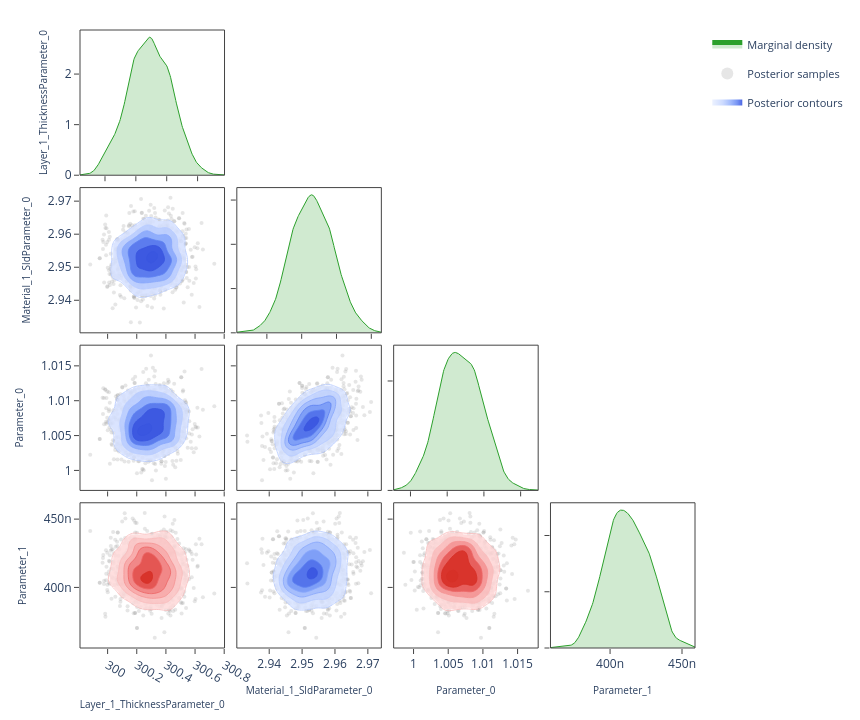

The code cell stored with this chart in its notebook:
### Code cell
# ---- Corner plot ------------------------------------------------------------
# Pairwise correlations: marginal density on the diagonal, scatter samples
# and 2-D contours on the lower triangle.  Mirrors the "Corner Plot" sub-tab.

fig = plot_corner(posterior.draws, posterior.param_names)
fig.show()

### Figure 1 — Plotly figure (JSON) as saved in the notebook; plotly's stock layout.template omitted (floating-point values rounded to 4 significant figures; data arrays with more than 128 entries replaced by an {"elided": "..."} marker saying what was removed)
{"data": [{"fill": "tozeroy", "fillcolor": "rgba(44, 160, 44, 0.22)", "hoverinfo": "skip", "legendgroup": "marginal", "line": {"color": "rgb(44, 160, 44)", "width": 1}, "mode": "lines", "name": "Marginal density", "showlegend": true, "type": "scatter", "x": {"elided": "256 float values"}, "xaxis": "x", "y": {"elided": "256 float values"}, "yaxis": "y"}, {"hoverinfo": "skip", "legendgroup": "scatter", "marker": {"color": "rgba(140, 140, 140, 0.22)", "size": 4}, "mode": "markers", "name": "Posterior samples", "showlegend": true, "type": "scatter", "x": {"elided": "880 float values"}, "xaxis": "x5", "y": {"elided": "880 float values"}, "yaxis": "y5", "zorder": 0}, {"colorscale": [[0.0, "rgba(224, 233, 255, 0.62)"], [0.35, "rgba(183, 203, 255, 0.70)"], [0.6, "rgba(138, 169, 252, 0.78)"], [0.82, "rgba(96, 131, 242, 0.84)"], [1.0, "rgba(58, 86, 224, 0.90)"]], "connectgaps": false, "contours": {"coloring": "fill", "end": 157.9, "showlabels": false, "showlines": false, "size": 24.93, "start": 33.24}, "hoverinfo": "skip", "legendgroup": "contour", "name": "Posterior contours", "showlegend": true, "showscale": false, "type": "contour", "x": [299.8, 299.8, 299.9, 299.9, 299.9, 299.9, 299.9, 299.9, 299.9, 299.9, 300.0, 300.0, 300.0, 300.0, 300.0, 300.0, 300.0, 300.0, 300.1, 300.1, 300.1, 300.1, 300.1, 300.1, 300.1, 300.1, 300.1, 300.2, 300.2, 300.2, 300.2, 300.2, 300.2, 300.2, 300.2, 300.3, 300.3, 300.3, 300.3, 300.3, 300.3, 300.3, 300.3, 300.3, 300.4, 300.4, 300.4, 300.4, 300.4, 300.4, 300.4, 300.4, 300.5, 300.5, 300.5, 300.5, 300.5, 300.5, 300.5, 300.5, 300.5, 300.6, 300.6, 300.6, 300.6, 300.6, 300.6, 300.6, 300.6, 300.7, 300.7, 300.7, 300.7, 300.7, 300.7, 300.7, 300.7, 300.8, 300.8, 300.8], "xaxis": "x5", "y": [2.931, 2.932, 2.932, 2.933, 2.933, 2.934, 2.935, 2.935, 2.936, 2.936, 2.937, 2.937, 2.938, 2.938, 2.939, 2.939, 2.94, 2.94, 2.941, 2.941, 2.942, 2.942, 2.943, 2.943, 2.944, 2.945, 2.945, 2.946, 2.946, 2.947, 2.947, 2.948, 2.948, 2.949, 2.949, 2.95, 2.95, 2.951, 2.951, 2.952, 2.952, 2.953, 2.953, 2.954, 2.954, 2.955, 2.956, 2.956, 2.957, 2.957, 2.958, 2.958, 2.959, 2.959, 2.96, 2.96, 2.961, 2.961, 2.962, 2.962, 2.963, 2.963, 2.964, 2.964, 2.965, 2.966, 2.966, 2.967, 2.967, 2.968, 2.968, 2.969, 2.969, 2.97, 2.97, 2.971, 2.971, 2.972, 2.972, 2.973], "yaxis": "y5", "z": {"elided": "80x80 float values"}, "zmax": 157.9, "zmin": 33.24, "zorder": 1}, {"colorscale": [[0.0, "rgba(183, 203, 255, 0.94)"], [0.35, "rgba(183, 203, 255, 0.94)"], [0.35, "rgba(138, 169, 252, 0.95)"], [0.6, "rgba(138, 169, 252, 0.95)"], [0.6, "rgba(96, 131, 242, 0.96)"], [0.82, "rgba(96, 131, 242, 0.96)"], [0.82, "rgba(58, 86, 224, 0.98)"], [1.0, "rgba(58, 86, 224, 0.98)"]], "contours": {"coloring": "lines", "end": 157.9, "showlabels": false, "size": 24.93, "start": 33.24}, "hoverinfo": "skip", "legendgroup": "contour", "line": {"width": 0.9}, "showlegend": false, "showscale": false, "type": "contour", "x": [299.8, 299.8, 299.9, 299.9, 299.9, 299.9, 299.9, 299.9, 299.9, 299.9, 300.0, 300.0, 300.0, 300.0, 300.0, 300.0, 300.0, 300.0, 300.1, 300.1, 300.1, 300.1, 300.1, 300.1, 300.1, 300.1, 300.1, 300.2, 300.2, 300.2, 300.2, 300.2, 300.2, 300.2, 300.2, 300.3, 300.3, 300.3, 300.3, 300.3, 300.3, 300.3, 300.3, 300.3, 300.4, 300.4, 300.4, 300.4, 300.4, 300.4, 300.4, 300.4, 300.5, 300.5, 300.5, 300.5, 300.5, 300.5, 300.5, 300.5, 300.5, 300.6, 300.6, 300.6, 300.6, 300.6, 300.6, 300.6, 300.6, 300.7, 300.7, 300.7, 300.7, 300.7, 300.7, 300.7, 300.7, 300.8, 300.8, 300.8], "xaxis": "x5", "y": [2.931, 2.932, 2.932, 2.933, 2.933, 2.934, 2.935, 2.935, 2.936, 2.936, 2.937, 2.937, 2.938, 2.938, 2.939, 2.939, 2.94, 2.94, 2.941, 2.941, 2.942, 2.942, 2.943, 2.943, 2.944, 2.945, 2.945, 2.946, 2.946, 2.947, 2.947, 2.948, 2.948, 2.949, 2.949, 2.95, 2.95, 2.951, 2.951, 2.952, 2.952, 2.953, 2.953, 2.954, 2.954, 2.955, 2.956, 2.956, 2.957, 2.957, 2.958, 2.958, 2.959, 2.959, 2.96, 2.96, 2.961, 2.961, 2.962, 2.962, 2.963, 2.963, 2.964, 2.964, 2.965, 2.966, 2.966, 2.967, 2.967, 2.968, 2.968, 2.969, 2.969, 2.97, 2.97, 2.971, 2.971, 2.972, 2.972, 2.973], "yaxis": "y5", "z": {"elided": "80x80 float values"}, "zmax": 157.9, "zmin": 33.24, "zorder": 2}, {"fill": "tozeroy", "fillcolor": "rgba(44, 160, 44, 0.22)", "hoverinfo": "skip", "legendgroup": "marginal", "line": {"color": "rgb(44, 160, 44)", "width": 1}, "mode": "lines", "name": "Marginal density", "showlegend": false, "type": "scatter", "x": {"elided": "256 float values"}, "xaxis": "x6", "y": {"elided": "256 float values"}, "yaxis": "y6"}, {"hoverinfo": "skip", "legendgroup": "scatter", "marker": {"color": "rgba(140, 140, 140, 0.22)", "size": 4}, "mode": "markers", "name": "Posterior samples", "showlegend": false, "type": "scatter", "x": {"elided": "880 float values"}, "xaxis": "x9", "y": {"elided": "880 float values"}, "yaxis": "y9", "zorder": 0}, {"colorscale": [[0.0, "rgba(224, 233, 255, 0.62)"], [0.35, "rgba(183, 203, 255, 0.70)"], [0.6, "rgba(138, 169, 252, 0.78)"], [0.82, "rgba(96, 131, 242, 0.84)"], [1.0, "rgba(58, 86, 224, 0.90)"]], "connectgaps": false, "contours": {"coloring": "fill", "end": 322.7, "showlabels": false, "showlines": false, "size": 50.95, "start": 67.93}, "hoverinfo": "skip", "legendgroup": "contour", "name": "Posterior contours", "showlegend": false, "showscale": false, "type": "contour", "x": [299.8, 299.8, 299.9, 299.9, 299.9, 299.9, 299.9, 299.9, 299.9, 299.9, 300.0, 300.0, 300.0, 300.0, 300.0, 300.0, 300.0, 300.0, 300.1, 300.1, 300.1, 300.1, 300.1, 300.1, 300.1, 300.1, 300.1, 300.2, 300.2, 300.2, 300.2, 300.2, 300.2, 300.2, 300.2, 300.3, 300.3, 300.3, 300.3, 300.3, 300.3, 300.3, 300.3, 300.3, 300.4, 300.4, 300.4, 300.4, 300.4, 300.4, 300.4, 300.4, 300.5, 300.5, 300.5, 300.5, 300.5, 300.5, 300.5, 300.5, 300.5, 300.6, 300.6, 300.6, 300.6, 300.6, 300.6, 300.6, 300.6, 300.7, 300.7, 300.7, 300.7, 300.7, 300.7, 300.7, 300.7, 300.8, 300.8, 300.8], "xaxis": "x9", "y": [0.9977, 0.998, 0.9982, 0.9985, 0.9987, 0.999, 0.9992, 0.9995, 0.9997, 1.0, 1.0, 1.0, 1.001, 1.001, 1.001, 1.001, 1.002, 1.002, 1.002, 1.002, 1.003, 1.003, 1.003, 1.003, 1.004, 1.004, 1.004, 1.004, 1.005, 1.005, 1.005, 1.005, 1.006, 1.006, 1.006, 1.006, 1.007, 1.007, 1.007, 1.007, 1.008, 1.008, 1.008, 1.008, 1.009, 1.009, 1.009, 1.009, 1.01, 1.01, 1.01, 1.01, 1.011, 1.011, 1.011, 1.011, 1.012, 1.012, 1.012, 1.012, 1.013, 1.013, 1.013, 1.013, 1.014, 1.014, 1.014, 1.014, 1.015, 1.015, 1.015, 1.015, 1.016, 1.016, 1.016, 1.016, 1.017, 1.017, 1.017, 1.017], "yaxis": "y9", "z": {"elided": "80x80 float values"}, "zmax": 322.7, "zmin": 67.93, "zorder": 1}, {"colorscale": [[0.0, "rgba(183, 203, 255, 0.94)"], [0.35, "rgba(183, 203, 255, 0.94)"], [0.35, "rgba(138, 169, 252, 0.95)"], [0.6, "rgba(138, 169, 252, 0.95)"], [0.6, "rgba(96, 131, 242, 0.96)"], [0.82, "rgba(96, 131, 242, 0.96)"], [0.82, "rgba(58, 86, 224, 0.98)"], [1.0, "rgba(58, 86, 224, 0.98)"]], "contours": {"coloring": "lines", "end": 322.7, "showlabels": false, "size": 50.95, "start": 67.93}, "hoverinfo": "skip", "legendgroup": "contour", "line": {"width": 0.9}, "showlegend": false, "showscale": false, "type": "contour", "x": [299.8, 299.8, 299.9, 299.9, 299.9, 299.9, 299.9, 299.9, 299.9, 299.9, 300.0, 300.0, 300.0, 300.0, 300.0, 300.0, 300.0, 300.0, 300.1, 300.1, 300.1, 300.1, 300.1, 300.1, 300.1, 300.1, 300.1, 300.2, 300.2, 300.2, 300.2, 300.2, 300.2, 300.2, 300.2, 300.3, 300.3, 300.3, 300.3, 300.3, 300.3, 300.3, 300.3, 300.3, 300.4, 300.4, 300.4, 300.4, 300.4, 300.4, 300.4, 300.4, 300.5, 300.5, 300.5, 300.5, 300.5, 300.5, 300.5, 300.5, 300.5, 300.6, 300.6, 300.6, 300.6, 300.6, 300.6, 300.6, 300.6, 300.7, 300.7, 300.7, 300.7, 300.7, 300.7, 300.7, 300.7, 300.8, 300.8, 300.8], "xaxis": "x9", "y": [0.9977, 0.998, 0.9982, 0.9985, 0.9987, 0.999, 0.9992, 0.9995, 0.9997, 1.0, 1.0, 1.0, 1.001, 1.001, 1.001, 1.001, 1.002, 1.002, 1.002, 1.002, 1.003, 1.003, 1.003, 1.003, 1.004, 1.004, 1.004, 1.004, 1.005, 1.005, 1.005, 1.005, 1.006, 1.006, 1.006, 1.006, 1.007, 1.007, 1.007, 1.007, 1.008, 1.008, 1.008, 1.008, 1.009, 1.009, 1.009, 1.009, 1.01, 1.01, 1.01, 1.01, 1.011, 1.011, 1.011, 1.011, 1.012, 1.012, 1.012, 1.012, 1.013, 1.013, 1.013, 1.013, 1.014, 1.014, 1.014, 1.014, 1.015, 1.015, 1.015, 1.015, 1.016, 1.016, 1.016, 1.016, 1.017, 1.017, 1.017, 1.017], "yaxis": "y9", "z": {"elided": "80x80 float values"}, "zmax": 322.7, "zmin": 67.93, "zorder": 2}, {"hoverinfo": "skip", "legendgroup": "scatter", "marker": {"color": "rgba(140, 140, 140, 0.22)", "size": 4}, "mode": "markers", "name": "Posterior samples", "showlegend": false, "type": "scatter", "x": {"elided": "880 float values"}, "xaxis": "x10", "y": {"elided": "880 float values"}, "yaxis": "y10", "zorder": 0}, {"colorscale": [[0.0, "rgba(224, 233, 255, 0.62)"], [0.35, "rgba(183, 203, 255, 0.70)"], [0.6, "rgba(138, 169, 252, 0.78)"], [0.82, "rgba(96, 131, 242, 0.84)"], [1.0, "rgba(58, 86, 224, 0.90)"]], "connectgaps": false, "contours": {"coloring": "fill", "end": 8816.0, "showlabels": false, "showlines": false, "size": 1392.0, "start": 1856.0}, "hoverinfo": "skip", "legendgroup": "contour", "name": "Posterior contours", "showlegend": false, "showscale": false, "type": "contour", "x": [2.931, 2.932, 2.932, 2.933, 2.933, 2.934, 2.935, 2.935, 2.936, 2.936, 2.937, 2.937, 2.938, 2.938, 2.939, 2.939, 2.94, 2.94, 2.941, 2.941, 2.942, 2.942, 2.943, 2.943, 2.944, 2.945, 2.945, 2.946, 2.946, 2.947, 2.947, 2.948, 2.948, 2.949, 2.949, 2.95, 2.95, 2.951, 2.951, 2.952, 2.952, 2.953, 2.953, 2.954, 2.954, 2.955, 2.956, 2.956, 2.957, 2.957, 2.958, 2.958, 2.959, 2.959, 2.96, 2.96, 2.961, 2.961, 2.962, 2.962, 2.963, 2.963, 2.964, 2.964, 2.965, 2.966, 2.966, 2.967, 2.967, 2.968, 2.968, 2.969, 2.969, 2.97, 2.97, 2.971, 2.971, 2.972, 2.972, 2.973], "xaxis": "x10", "y": [0.9977, 0.998, 0.9982, 0.9985, 0.9987, 0.999, 0.9992, 0.9995, 0.9997, 1.0, 1.0, 1.0, 1.001, 1.001, 1.001, 1.001, 1.002, 1.002, 1.002, 1.002, 1.003, 1.003, 1.003, 1.003, 1.004, 1.004, 1.004, 1.004, 1.005, 1.005, 1.005, 1.005, 1.006, 1.006, 1.006, 1.006, 1.007, 1.007, 1.007, 1.007, 1.008, 1.008, 1.008, 1.008, 1.009, 1.009, 1.009, 1.009, 1.01, 1.01, 1.01, 1.01, 1.011, 1.011, 1.011, 1.011, 1.012, 1.012, 1.012, 1.012, 1.013, 1.013, 1.013, 1.013, 1.014, 1.014, 1.014, 1.014, 1.015, 1.015, 1.015, 1.015, 1.016, 1.016, 1.016, 1.016, 1.017, 1.017, 1.017, 1.017], "yaxis": "y10", "z": {"elided": "80x80 float values"}, "zmax": 8816.0, "zmin": 1856.0, "zorder": 1}, {"colorscale": [[0.0, "rgba(183, 203, 255, 0.94)"], [0.35, "rgba(183, 203, 255, 0.94)"], [0.35, "rgba(138, 169, 252, 0.95)"], [0.6, "rgba(138, 169, 252, 0.95)"], [0.6, "rgba(96, 131, 242, 0.96)"], [0.82, "rgba(96, 131, 242, 0.96)"], [0.82, "rgba(58, 86, 224, 0.98)"], [1.0, "rgba(58, 86, 224, 0.98)"]], "contours": {"coloring": "lines", "end": 8816.0, "showlabels": false, "size": 1392.0, "start": 1856.0}, "hoverinfo": "skip", "legendgroup": "contour", "line": {"width": 0.9}, "showlegend": false, "showscale": false, "type": "contour", "x": [2.931, 2.932, 2.932, 2.933, 2.933, 2.934, 2.935, 2.935, 2.936, 2.936, 2.937, 2.937, 2.938, 2.938, 2.939, 2.939, 2.94, 2.94, 2.941, 2.941, 2.942, 2.942, 2.943, 2.943, 2.944, 2.945, 2.945, 2.946, 2.946, 2.947, 2.947, 2.948, 2.948, 2.949, 2.949, 2.95, 2.95, 2.951, 2.951, 2.952, 2.952, 2.953, 2.953, 2.954, 2.954, 2.955, 2.956, 2.956, 2.957, 2.957, 2.958, 2.958, 2.959, 2.959, 2.96, 2.96, 2.961, 2.961, 2.962, 2.962, 2.963, 2.963, 2.964, 2.964, 2.965, 2.966, 2.966, 2.967, 2.967, 2.968, 2.968, 2.969, 2.969, 2.97, 2.97, 2.971, 2.971, 2.972, 2.972, 2.973], "xaxis": "x10", "y": [0.9977, 0.998, 0.9982, 0.9985, 0.9987, 0.999, 0.9992, 0.9995, 0.9997, 1.0, 1.0, 1.0, 1.001, 1.001, 1.001, 1.001, 1.002, 1.002, 1.002, 1.002, 1.003, 1.003, 1.003, 1.003, 1.004, 1.004, 1.004, 1.004, 1.005, 1.005, 1.005, 1.005, 1.006, 1.006, 1.006, 1.006, 1.007, 1.007, 1.007, 1.007, 1.008, 1.008, 1.008, 1.008, 1.009, 1.009, 1.009, 1.009, 1.01, 1.01, 1.01, 1.01, 1.011, 1.011, 1.011, 1.011, 1.012, 1.012, 1.012, 1.012, 1.013, 1.013, 1.013, 1.013, 1.014, 1.014, 1.014, 1.014, 1.015, 1.015, 1.015, 1.015, 1.016, 1.016, 1.016, 1.016, 1.017, 1.017, 1.017, 1.017], "yaxis": "y10", "z": {"elided": "80x80 float values"}, "zmax": 8816.0, "zmin": 1856.0, "zorder": 2}, {"fill": "tozeroy", "fillcolor": "rgba(44, 160, 44, 0.22)", "hoverinfo": "skip", "legendgroup": "marginal", "line": {"color": "rgb(44, 160, 44)", "width": 1}, "mode": "lines", "name": "Marginal density", "showlegend": false, "type": "scatter", "x": {"elided": "256 float values"}, "xaxis": "x11", "y": {"elided": "256 float values"}, "yaxis": "y11"}, {"hoverinfo": "skip", "legendgroup": "scatter", "marker": {"color": "rgba(140, 140, 140, 0.22)", "size": 4}, "mode": "markers", "name": "Posterior samples", "showlegend": false, "type": "scatter", "x": {"elided": "880 float values"}, "xaxis": "x13", "y": {"elided": "880 float values"}, "yaxis": "y13", "zorder": 0}, {"colorscale": [[0.0, "rgba(255, 224, 224, 0.62)"], [0.35, "rgba(250, 188, 188, 0.70)"], [0.6, "rgba(245, 148, 148, 0.78)"], [0.82, "rgba(237, 104, 104, 0.84)"], [1.0, "rgba(215, 48, 39, 0.90)"]], "connectgaps": false, "contours": {"coloring": "fill", "end": 62020000.0, "showlabels": false, "showlines": false, "size": 9792000.0, "start": 13060000.0}, "hoverinfo": "skip", "legendgroup": "contour", "name": "Posterior contours", "showlegend": false, "showscale": false, "type": "contour", "x": [299.8, 299.8, 299.9, 299.9, 299.9, 299.9, 299.9, 299.9, 299.9, 299.9, 300.0, 300.0, 300.0, 300.0, 300.0, 300.0, 300.0, 300.0, 300.1, 300.1, 300.1, 300.1, 300.1, 300.1, 300.1, 300.1, 300.1, 300.2, 300.2, 300.2, 300.2, 300.2, 300.2, 300.2, 300.2, 300.3, 300.3, 300.3, 300.3, 300.3, 300.3, 300.3, 300.3, 300.3, 300.4, 300.4, 300.4, 300.4, 300.4, 300.4, 300.4, 300.4, 300.5, 300.5, 300.5, 300.5, 300.5, 300.5, 300.5, 300.5, 300.5, 300.6, 300.6, 300.6, 300.6, 300.6, 300.6, 300.6, 300.6, 300.7, 300.7, 300.7, 300.7, 300.7, 300.7, 300.7, 300.7, 300.8, 300.8, 300.8], "xaxis": "x13", "y": [3.586e-07, 3.599e-07, 3.611e-07, 3.624e-07, 3.637e-07, 3.649e-07, 3.662e-07, 3.675e-07, 3.688e-07, 3.7e-07, 3.713e-07, 3.726e-07, 3.738e-07, 3.751e-07, 3.764e-07, 3.777e-07, 3.789e-07, 3.802e-07, 3.815e-07, 3.827e-07, 3.84e-07, 3.853e-07, 3.866e-07, 3.878e-07, 3.891e-07, 3.904e-07, 3.916e-07, 3.929e-07, 3.942e-07, 3.955e-07, 3.967e-07, 3.98e-07, 3.993e-07, 4.005e-07, 4.018e-07, 4.031e-07, 4.044e-07, 4.056e-07, 4.069e-07, 4.082e-07, 4.094e-07, 4.107e-07, 4.12e-07, 4.133e-07, 4.145e-07, 4.158e-07, 4.171e-07, 4.183e-07, 4.196e-07, 4.209e-07, 4.222e-07, 4.234e-07, 4.247e-07, 4.26e-07, 4.272e-07, 4.285e-07, 4.298e-07, 4.311e-07, 4.323e-07, 4.336e-07, 4.349e-07, 4.361e-07, 4.374e-07, 4.387e-07, 4.4e-07, 4.412e-07, 4.425e-07, 4.438e-07, 4.45e-07, 4.463e-07, 4.476e-07, 4.489e-07, 4.501e-07, 4.514e-07, 4.527e-07, 4.539e-07, 4.552e-07, 4.565e-07, 4.578e-07, 4.59e-07], "yaxis": "y13", "z": {"elided": "80x80 float values"}, "zmax": 62020000.0, "zmin": 13060000.0, "zorder": 1}, {"colorscale": [[0.0, "rgba(250, 188, 188, 0.94)"], [0.35, "rgba(250, 188, 188, 0.94)"], [0.35, "rgba(245, 148, 148, 0.95)"], [0.6, "rgba(245, 148, 148, 0.95)"], [0.6, "rgba(237, 104, 104, 0.96)"], [0.82, "rgba(237, 104, 104, 0.96)"], [0.82, "rgba(215, 48, 39, 0.98)"], [1.0, "rgba(215, 48, 39, 0.98)"]], "contours": {"coloring": "lines", "end": 62020000.0, "showlabels": false, "size": 9792000.0, "start": 13060000.0}, "hoverinfo": "skip", "legendgroup": "contour", "line": {"width": 0.9}, "showlegend": false, "showscale": false, "type": "contour", "x": [299.8, 299.8, 299.9, 299.9, 299.9, 299.9, 299.9, 299.9, 299.9, 299.9, 300.0, 300.0, 300.0, 300.0, 300.0, 300.0, 300.0, 300.0, 300.1, 300.1, 300.1, 300.1, 300.1, 300.1, 300.1, 300.1, 300.1, 300.2, 300.2, 300.2, 300.2, 300.2, 300.2, 300.2, 300.2, 300.3, 300.3, 300.3, 300.3, 300.3, 300.3, 300.3, 300.3, 300.3, 300.4, 300.4, 300.4, 300.4, 300.4, 300.4, 300.4, 300.4, 300.5, 300.5, 300.5, 300.5, 300.5, 300.5, 300.5, 300.5, 300.5, 300.6, 300.6, 300.6, 300.6, 300.6, 300.6, 300.6, 300.6, 300.7, 300.7, 300.7, 300.7, 300.7, 300.7, 300.7, 300.7, 300.8, 300.8, 300.8], "xaxis": "x13", "y": [3.586e-07, 3.599e-07, 3.611e-07, 3.624e-07, 3.637e-07, 3.649e-07, 3.662e-07, 3.675e-07, 3.688e-07, 3.7e-07, 3.713e-07, 3.726e-07, 3.738e-07, 3.751e-07, 3.764e-07, 3.777e-07, 3.789e-07, 3.802e-07, 3.815e-07, 3.827e-07, 3.84e-07, 3.853e-07, 3.866e-07, 3.878e-07, 3.891e-07, 3.904e-07, 3.916e-07, 3.929e-07, 3.942e-07, 3.955e-07, 3.967e-07, 3.98e-07, 3.993e-07, 4.005e-07, 4.018e-07, 4.031e-07, 4.044e-07, 4.056e-07, 4.069e-07, 4.082e-07, 4.094e-07, 4.107e-07, 4.12e-07, 4.133e-07, 4.145e-07, 4.158e-07, 4.171e-07, 4.183e-07, 4.196e-07, 4.209e-07, 4.222e-07, 4.234e-07, 4.247e-07, 4.26e-07, 4.272e-07, 4.285e-07, 4.298e-07, 4.311e-07, 4.323e-07, 4.336e-07, 4.349e-07, 4.361e-07, 4.374e-07, 4.387e-07, 4.4e-07, 4.412e-07, 4.425e-07, 4.438e-07, 4.45e-07, 4.463e-07, 4.476e-07, 4.489e-07, 4.501e-07, 4.514e-07, 4.527e-07, 4.539e-07, 4.552e-07, 4.565e-07, 4.578e-07, 4.59e-07], "yaxis": "y13", "z": {"elided": "80x80 float values"}, "zmax": 62020000.0, "zmin": 13060000.0, "zorder": 2}, {"hoverinfo": "skip", "legendgroup": "scatter", "marker": {"color": "rgba(140, 140, 140, 0.22)", "size": 4}, "mode": "markers", "name": "Posterior samples", "showlegend": false, "type": "scatter", "x": {"elided": "880 float values"}, "xaxis": "x14", "y": {"elided": "880 float values"}, "yaxis": "y14", "zorder": 0}, {"colorscale": [[0.0, "rgba(224, 233, 255, 0.62)"], [0.35, "rgba(183, 203, 255, 0.70)"], [0.6, "rgba(138, 169, 252, 0.78)"], [0.82, "rgba(96, 131, 242, 0.84)"], [1.0, "rgba(58, 86, 224, 0.90)"]], "connectgaps": false, "contours": {"coloring": "fill", "end": 1490000000.0, "showlabels": false, "showlines": false, "size": 235200000.0, "start": 313700000.0}, "hoverinfo": "skip", "legendgroup": "contour", "name": "Posterior contours", "showlegend": false, "showscale": false, "type": "contour", "x": [2.931, 2.932, 2.932, 2.933, 2.933, 2.934, 2.935, 2.935, 2.936, 2.936, 2.937, 2.937, 2.938, 2.938, 2.939, 2.939, 2.94, 2.94, 2.941, 2.941, 2.942, 2.942, 2.943, 2.943, 2.944, 2.945, 2.945, 2.946, 2.946, 2.947, 2.947, 2.948, 2.948, 2.949, 2.949, 2.95, 2.95, 2.951, 2.951, 2.952, 2.952, 2.953, 2.953, 2.954, 2.954, 2.955, 2.956, 2.956, 2.957, 2.957, 2.958, 2.958, 2.959, 2.959, 2.96, 2.96, 2.961, 2.961, 2.962, 2.962, 2.963, 2.963, 2.964, 2.964, 2.965, 2.966, 2.966, 2.967, 2.967, 2.968, 2.968, 2.969, 2.969, 2.97, 2.97, 2.971, 2.971, 2.972, 2.972, 2.973], "xaxis": "x14", "y": [3.586e-07, 3.599e-07, 3.611e-07, 3.624e-07, 3.637e-07, 3.649e-07, 3.662e-07, 3.675e-07, 3.688e-07, 3.7e-07, 3.713e-07, 3.726e-07, 3.738e-07, 3.751e-07, 3.764e-07, 3.777e-07, 3.789e-07, 3.802e-07, 3.815e-07, 3.827e-07, 3.84e-07, 3.853e-07, 3.866e-07, 3.878e-07, 3.891e-07, 3.904e-07, 3.916e-07, 3.929e-07, 3.942e-07, 3.955e-07, 3.967e-07, 3.98e-07, 3.993e-07, 4.005e-07, 4.018e-07, 4.031e-07, 4.044e-07, 4.056e-07, 4.069e-07, 4.082e-07, 4.094e-07, 4.107e-07, 4.12e-07, 4.133e-07, 4.145e-07, 4.158e-07, 4.171e-07, 4.183e-07, 4.196e-07, 4.209e-07, 4.222e-07, 4.234e-07, 4.247e-07, 4.26e-07, 4.272e-07, 4.285e-07, 4.298e-07, 4.311e-07, 4.323e-07, 4.336e-07, 4.349e-07, 4.361e-07, 4.374e-07, 4.387e-07, 4.4e-07, 4.412e-07, 4.425e-07, 4.438e-07, 4.45e-07, 4.463e-07, 4.476e-07, 4.489e-07, 4.501e-07, 4.514e-07, 4.527e-07, 4.539e-07, 4.552e-07, 4.565e-07, 4.578e-07, 4.59e-07], "yaxis": "y14", "z": {"elided": "80x80 float values"}, "zmax": 1490000000.0, "zmin": 313700000.0, "zorder": 1}, {"colorscale": [[0.0, "rgba(183, 203, 255, 0.94)"], [0.35, "rgba(183, 203, 255, 0.94)"], [0.35, "rgba(138, 169, 252, 0.95)"], [0.6, "rgba(138, 169, 252, 0.95)"], [0.6, "rgba(96, 131, 242, 0.96)"], [0.82, "rgba(96, 131, 242, 0.96)"], [0.82, "rgba(58, 86, 224, 0.98)"], [1.0, "rgba(58, 86, 224, 0.98)"]], "contours": {"coloring": "lines", "end": 1490000000.0, "showlabels": false, "size": 235200000.0, "start": 313700000.0}, "hoverinfo": "skip", "legendgroup": "contour", "line": {"width": 0.9}, "showlegend": false, "showscale": false, "type": "contour", "x": [2.931, 2.932, 2.932, 2.933, 2.933, 2.934, 2.935, 2.935, 2.936, 2.936, 2.937, 2.937, 2.938, 2.938, 2.939, 2.939, 2.94, 2.94, 2.941, 2.941, 2.942, 2.942, 2.943, 2.943, 2.944, 2.945, 2.945, 2.946, 2.946, 2.947, 2.947, 2.948, 2.948, 2.949, 2.949, 2.95, 2.95, 2.951, 2.951, 2.952, 2.952, 2.953, 2.953, 2.954, 2.954, 2.955, 2.956, 2.956, 2.957, 2.957, 2.958, 2.958, 2.959, 2.959, 2.96, 2.96, 2.961, 2.961, 2.962, 2.962, 2.963, 2.963, 2.964, 2.964, 2.965, 2.966, 2.966, 2.967, 2.967, 2.968, 2.968, 2.969, 2.969, 2.97, 2.97, 2.971, 2.971, 2.972, 2.972, 2.973], "xaxis": "x14", "y": [3.586e-07, 3.599e-07, 3.611e-07, 3.624e-07, 3.637e-07, 3.649e-07, 3.662e-07, 3.675e-07, 3.688e-07, 3.7e-07, 3.713e-07, 3.726e-07, 3.738e-07, 3.751e-07, 3.764e-07, 3.777e-07, 3.789e-07, 3.802e-07, 3.815e-07, 3.827e-07, 3.84e-07, 3.853e-07, 3.866e-07, 3.878e-07, 3.891e-07, 3.904e-07, 3.916e-07, 3.929e-07, 3.942e-07, 3.955e-07, 3.967e-07, 3.98e-07, 3.993e-07, 4.005e-07, 4.018e-07, 4.031e-07, 4.044e-07, 4.056e-07, 4.069e-07, 4.082e-07, 4.094e-07, 4.107e-07, 4.12e-07, 4.133e-07, 4.145e-07, 4.158e-07, 4.171e-07, 4.183e-07, 4.196e-07, 4.209e-07, 4.222e-07, 4.234e-07, 4.247e-07, 4.26e-07, 4.272e-07, 4.285e-07, 4.298e-07, 4.311e-07, 4.323e-07, 4.336e-07, 4.349e-07, 4.361e-07, 4.374e-07, 4.387e-07, 4.4e-07, 4.412e-07, 4.425e-07, 4.438e-07, 4.45e-07, 4.463e-07, 4.476e-07, 4.489e-07, 4.501e-07, 4.514e-07, 4.527e-07, 4.539e-07, 4.552e-07, 4.565e-07, 4.578e-07, 4.59e-07], "yaxis": "y14", "z": {"elided": "80x80 float values"}, "zmax": 1490000000.0, "zmin": 313700000.0, "zorder": 2}, {"hoverinfo": "skip", "legendgroup": "scatter", "marker": {"color": "rgba(140, 140, 140, 0.22)", "size": 4}, "mode": "markers", "name": "Posterior samples", "showlegend": false, "type": "scatter", "x": {"elided": "880 float values"}, "xaxis": "x15", "y": {"elided": "880 float values"}, "yaxis": "y15", "zorder": 0}, {"colorscale": [[0.0, "rgba(255, 224, 224, 0.62)"], [0.35, "rgba(250, 188, 188, 0.70)"], [0.6, "rgba(245, 148, 148, 0.78)"], [0.82, "rgba(237, 104, 104, 0.84)"], [1.0, "rgba(215, 48, 39, 0.90)"]], "connectgaps": false, "contours": {"coloring": "fill", "end": 2901000000.0, "showlabels": false, "showlines": false, "size": 458000000.0, "start": 610600000.0}, "hoverinfo": "skip", "legendgroup": "contour", "name": "Posterior contours", "showlegend": false, "showscale": false, "type": "contour", "x": [0.9977, 0.998, 0.9982, 0.9985, 0.9987, 0.999, 0.9992, 0.9995, 0.9997, 1.0, 1.0, 1.0, 1.001, 1.001, 1.001, 1.001, 1.002, 1.002, 1.002, 1.002, 1.003, 1.003, 1.003, 1.003, 1.004, 1.004, 1.004, 1.004, 1.005, 1.005, 1.005, 1.005, 1.006, 1.006, 1.006, 1.006, 1.007, 1.007, 1.007, 1.007, 1.008, 1.008, 1.008, 1.008, 1.009, 1.009, 1.009, 1.009, 1.01, 1.01, 1.01, 1.01, 1.011, 1.011, 1.011, 1.011, 1.012, 1.012, 1.012, 1.012, 1.013, 1.013, 1.013, 1.013, 1.014, 1.014, 1.014, 1.014, 1.015, 1.015, 1.015, 1.015, 1.016, 1.016, 1.016, 1.016, 1.017, 1.017, 1.017, 1.017], "xaxis": "x15", "y": [3.586e-07, 3.599e-07, 3.611e-07, 3.624e-07, 3.637e-07, 3.649e-07, 3.662e-07, 3.675e-07, 3.688e-07, 3.7e-07, 3.713e-07, 3.726e-07, 3.738e-07, 3.751e-07, 3.764e-07, 3.777e-07, 3.789e-07, 3.802e-07, 3.815e-07, 3.827e-07, 3.84e-07, 3.853e-07, 3.866e-07, 3.878e-07, 3.891e-07, 3.904e-07, 3.916e-07, 3.929e-07, 3.942e-07, 3.955e-07, 3.967e-07, 3.98e-07, 3.993e-07, 4.005e-07, 4.018e-07, 4.031e-07, 4.044e-07, 4.056e-07, 4.069e-07, 4.082e-07, 4.094e-07, 4.107e-07, 4.12e-07, 4.133e-07, 4.145e-07, 4.158e-07, 4.171e-07, 4.183e-07, 4.196e-07, 4.209e-07, 4.222e-07, 4.234e-07, 4.247e-07, 4.26e-07, 4.272e-07, 4.285e-07, 4.298e-07, 4.311e-07, 4.323e-07, 4.336e-07, 4.349e-07, 4.361e-07, 4.374e-07, 4.387e-07, 4.4e-07, 4.412e-07, 4.425e-07, 4.438e-07, 4.45e-07, 4.463e-07, 4.476e-07, 4.489e-07, 4.501e-07, 4.514e-07, 4.527e-07, 4.539e-07, 4.552e-07, 4.565e-07, 4.578e-07, 4.59e-07], "yaxis": "y15", "z": {"elided": "80x80 float values"}, "zmax": 2901000000.0, "zmin": 610600000.0, "zorder": 1}, {"colorscale": [[0.0, "rgba(250, 188, 188, 0.94)"], [0.35, "rgba(250, 188, 188, 0.94)"], [0.35, "rgba(245, 148, 148, 0.95)"], [0.6, "rgba(245, 148, 148, 0.95)"], [0.6, "rgba(237, 104, 104, 0.96)"], [0.82, "rgba(237, 104, 104, 0.96)"], [0.82, "rgba(215, 48, 39, 0.98)"], [1.0, "rgba(215, 48, 39, 0.98)"]], "contours": {"coloring": "lines", "end": 2901000000.0, "showlabels": false, "size": 458000000.0, "start": 610600000.0}, "hoverinfo": "skip", "legendgroup": "contour", "line": {"width": 0.9}, "showlegend": false, "showscale": false, "type": "contour", "x": [0.9977, 0.998, 0.9982, 0.9985, 0.9987, 0.999, 0.9992, 0.9995, 0.9997, 1.0, 1.0, 1.0, 1.001, 1.001, 1.001, 1.001, 1.002, 1.002, 1.002, 1.002, 1.003, 1.003, 1.003, 1.003, 1.004, 1.004, 1.004, 1.004, 1.005, 1.005, 1.005, 1.005, 1.006, 1.006, 1.006, 1.006, 1.007, 1.007, 1.007, 1.007, 1.008, 1.008, 1.008, 1.008, 1.009, 1.009, 1.009, 1.009, 1.01, 1.01, 1.01, 1.01, 1.011, 1.011, 1.011, 1.011, 1.012, 1.012, 1.012, 1.012, 1.013, 1.013, 1.013, 1.013, 1.014, 1.014, 1.014, 1.014, 1.015, 1.015, 1.015, 1.015, 1.016, 1.016, 1.016, 1.016, 1.017, 1.017, 1.017, 1.017], "xaxis": "x15", "y": [3.586e-07, 3.599e-07, 3.611e-07, 3.624e-07, 3.637e-07, 3.649e-07, 3.662e-07, 3.675e-07, 3.688e-07, 3.7e-07, 3.713e-07, 3.726e-07, 3.738e-07, 3.751e-07, 3.764e-07, 3.777e-07, 3.789e-07, 3.802e-07, 3.815e-07, 3.827e-07, 3.84e-07, 3.853e-07, 3.866e-07, 3.878e-07, 3.891e-07, 3.904e-07, 3.916e-07, 3.929e-07, 3.942e-07, 3.955e-07, 3.967e-07, 3.98e-07, 3.993e-07, 4.005e-07, 4.018e-07, 4.031e-07, 4.044e-07, 4.056e-07, 4.069e-07, 4.082e-07, 4.094e-07, 4.107e-07, 4.12e-07, 4.133e-07, 4.145e-07, 4.158e-07, 4.171e-07, 4.183e-07, 4.196e-07, 4.209e-07, 4.222e-07, 4.234e-07, 4.247e-07, 4.26e-07, 4.272e-07, 4.285e-07, 4.298e-07, 4.311e-07, 4.323e-07, 4.336e-07, 4.349e-07, 4.361e-07, 4.374e-07, 4.387e-07, 4.4e-07, 4.412e-07, 4.425e-07, 4.438e-07, 4.45e-07, 4.463e-07, 4.476e-07, 4.489e-07, 4.501e-07, 4.514e-07, 4.527e-07, 4.539e-07, 4.552e-07, 4.565e-07, 4.578e-07, 4.59e-07], "yaxis": "y15", "z": {"elided": "80x80 float values"}, "zmax": 2901000000.0, "zmin": 610600000.0, "zorder": 2}, {"fill": "tozeroy", "fillcolor": "rgba(44, 160, 44, 0.22)", "hoverinfo": "skip", "legendgroup": "marginal", "line": {"color": "rgb(44, 160, 44)", "width": 1}, "mode": "lines", "name": "Marginal density", "showlegend": false, "type": "scatter", "x": {"elided": "256 float values"}, "xaxis": "x16", "y": {"elided": "256 float values"}, "yaxis": "y16"}], "layout": {"height": 720, "legend": {"font": {"size": 11}, "itemsizing": "constant", "orientation": "v", "x": 1.02, "xanchor": "left", "y": 1.0, "yanchor": "top"}, "margin": {"b": 60, "l": 80, "r": 160, "t": 30}, "plot_bgcolor": "white", "shapes": [{"fillcolor": "rgba(0,0,0,0)", "layer": "above", "line": {"color": "#444", "width": 1}, "type": "rect", "x0": 0, "x1": 1, "xref": "x domain", "y0": 0, "y1": 1, "yref": "y domain"}, {"fillcolor": "rgba(0,0,0,0)", "layer": "above", "line": {"color": "#444", "width": 1}, "type": "rect", "x0": 0, "x1": 1, "xref": "x5 domain", "y0": 0, "y1": 1, "yref": "y5 domain"}, {"fillcolor": "rgba(0,0,0,0)", "layer": "above", "line": {"color": "#444", "width": 1}, "type": "rect", "x0": 0, "x1": 1, "xref": "x6 domain", "y0": 0, "y1": 1, "yref": "y6 domain"}, {"fillcolor": "rgba(0,0,0,0)", "layer": "above", "line": {"color": "#444", "width": 1}, "type": "rect", "x0": 0, "x1": 1, "xref": "x9 domain", "y0": 0, "y1": 1, "yref": "y9 domain"}, {"fillcolor": "rgba(0,0,0,0)", "layer": "above", "line": {"color": "#444", "width": 1}, "type": "rect", "x0": 0, "x1": 1, "xref": "x10 domain", "y0": 0, "y1": 1, "yref": "y10 domain"}, {"fillcolor": "rgba(0,0,0,0)", "layer": "above", "line": {"color": "#444", "width": 1}, "type": "rect", "x0": 0, "x1": 1, "xref": "x11 domain", "y0": 0, "y1": 1, "yref": "y11 domain"}, {"fillcolor": "rgba(0,0,0,0)", "layer": "above", "line": {"color": "#444", "width": 1}, "type": "rect", "x0": 0, "x1": 1, "xref": "x13 domain", "y0": 0, "y1": 1, "yref": "y13 domain"}, {"fillcolor": "rgba(0,0,0,0)", "layer": "above", "line": {"color": "#444", "width": 1}, "type": "rect", "x0": 0, "x1": 1, "xref": "x14 domain", "y0": 0, "y1": 1, "yref": "y14 domain"}, {"fillcolor": "rgba(0,0,0,0)", "layer": "above", "line": {"color": "#444", "width": 1}, "type": "rect", "x0": 0, "x1": 1, "xref": "x15 domain", "y0": 0, "y1": 1, "yref": "y15 domain"}, {"fillcolor": "rgba(0,0,0,0)", "layer": "above", "line": {"color": "#444", "width": 1}, "type": "rect", "x0": 0, "x1": 1, "xref": "x16 domain", "y0": 0, "y1": 1, "yref": "y16 domain"}], "showlegend": true, "width": 860, "xaxis": {"anchor": "y", "domain": [0.0, 0.235], "showgrid": false, "showticklabels": false, "ticks": "outside", "zeroline": false}, "xaxis10": {"anchor": "y10", "domain": [0.255, 0.49], "showgrid": false, "showticklabels": false, "ticks": "outside", "zeroline": false}, "xaxis11": {"anchor": "y11", "domain": [0.51, 0.745], "showgrid": false, "showticklabels": false, "ticks": "outside", "zeroline": false}, "xaxis12": {"anchor": "y12", "domain": [0.765, 1.0], "showgrid": false, "ticks": "outside", "visible": false, "zeroline": false}, "xaxis13": {"anchor": "y13", "domain": [0.0, 0.235], "showgrid": false, "ticks": "outside", "title": {"font": {"size": 10}, "text": "Layer_1_ThicknessParameter_0"}, "zeroline": false}, "xaxis14": {"anchor": "y14", "domain": [0.255, 0.49], "showgrid": false, "ticks": "outside", "title": {"font": {"size": 10}, "text": "Material_1_SldParameter_0"}, "zeroline": false}, "xaxis15": {"anchor": "y15", "domain": [0.51, 0.745], "showgrid": false, "ticks": "outside", "title": {"font": {"size": 10}, "text": "Parameter_0"}, "zeroline": false}, "xaxis16": {"anchor": "y16", "domain": [0.765, 1.0], "showgrid": false, "ticks": "outside", "title": {"font": {"size": 10}, "text": "Parameter_1"}, "zeroline": false}, "xaxis2": {"anchor": "y2", "domain": [0.255, 0.49], "showgrid": false, "ticks": "outside", "visible": false, "zeroline": false}, "xaxis3": {"anchor": "y3", "domain": [0.51, 0.745], "showgrid": false, "ticks": "outside", "visible": false, "zeroline": false}, "xaxis4": {"anchor": "y4", "domain": [0.765, 1.0], "showgrid": false, "ticks": "outside", "visible": false, "zeroline": false}, "xaxis5": {"anchor": "y5", "domain": [0.0, 0.235], "showgrid": false, "showticklabels": false, "ticks": "outside", "zeroline": false}, "xaxis6": {"anchor": "y6", "domain": [0.255, 0.49], "showgrid": false, "showticklabels": false, "ticks": "outside", "zeroline": false}, "xaxis7": {"anchor": "y7", "domain": [0.51, 0.745], "showgrid": false, "ticks": "outside", "visible": false, "zeroline": false}, "xaxis8": {"anchor": "y8", "domain": [0.765, 1.0], "showgrid": false, "ticks": "outside", "visible": false, "zeroline": false}, "xaxis9": {"anchor": "y9", "domain": [0.0, 0.235], "showgrid": false, "showticklabels": false, "ticks": "outside", "zeroline": false}, "yaxis": {"anchor": "x", "domain": [0.765, 1.0], "showgrid": false, "ticks": "outside", "title": {"font": {"size": 10}, "text": "Layer_1_ThicknessParameter_0"}, "zeroline": false}, "yaxis10": {"anchor": "x10", "domain": [0.255, 0.49], "showgrid": false, "showticklabels": false, "ticks": "outside", "zeroline": false}, "yaxis11": {"anchor": "x11", "domain": [0.255, 0.49], "showgrid": false, "showticklabels": false, "ticks": "outside", "zeroline": false}, "yaxis12": {"anchor": "x12", "domain": [0.255, 0.49], "showgrid": false, "ticks": "outside", "visible": false, "zeroline": false}, "yaxis13": {"anchor": "x13", "domain": [0.0, 0.235], "showgrid": false, "ticks": "outside", "title": {"font": {"size": 10}, "text": "Parameter_1"}, "zeroline": false}, "yaxis14": {"anchor": "x14", "domain": [0.0, 0.235], "showgrid": false, "showticklabels": false, "ticks": "outside", "zeroline": false}, "yaxis15": {"anchor": "x15", "domain": [0.0, 0.235], "showgrid": false, "showticklabels": false, "ticks": "outside", "zeroline": false}, "yaxis16": {"anchor": "x16", "domain": [0.0, 0.235], "showgrid": false, "showticklabels": false, "ticks": "outside", "zeroline": false}, "yaxis2": {"anchor": "x2", "domain": [0.765, 1.0], "showgrid": false, "ticks": "outside", "visible": false, "zeroline": false}, "yaxis3": {"anchor": "x3", "domain": [0.765, 1.0], "showgrid": false, "ticks": "outside", "visible": false, "zeroline": false}, "yaxis4": {"anchor": "x4", "domain": [0.765, 1.0], "showgrid": false, "ticks": "outside", "visible": false, "zeroline": false}, "yaxis5": {"anchor": "x5", "domain": [0.51, 0.745], "showgrid": false, "ticks": "outside", "title": {"font": {"size": 10}, "text": "Material_1_SldParameter_0"}, "zeroline": false}, "yaxis6": {"anchor": "x6", "domain": [0.51, 0.745], "showgrid": false, "showticklabels": false, "ticks": "outside", "zeroline": false}, "yaxis7": {"anchor": "x7", "domain": [0.51, 0.745], "showgrid": false, "ticks": "outside", "visible": false, "zeroline": false}, "yaxis8": {"anchor": "x8", "domain": [0.51, 0.745], "showgrid": false, "ticks": "outside", "visible": false, "zeroline": false}, "yaxis9": {"anchor": "x9", "domain": [0.255, 0.49], "showgrid": false, "ticks": "outside", "title": {"font": {"size": 10}, "text": "Parameter_0"}, "zeroline": false}}}
